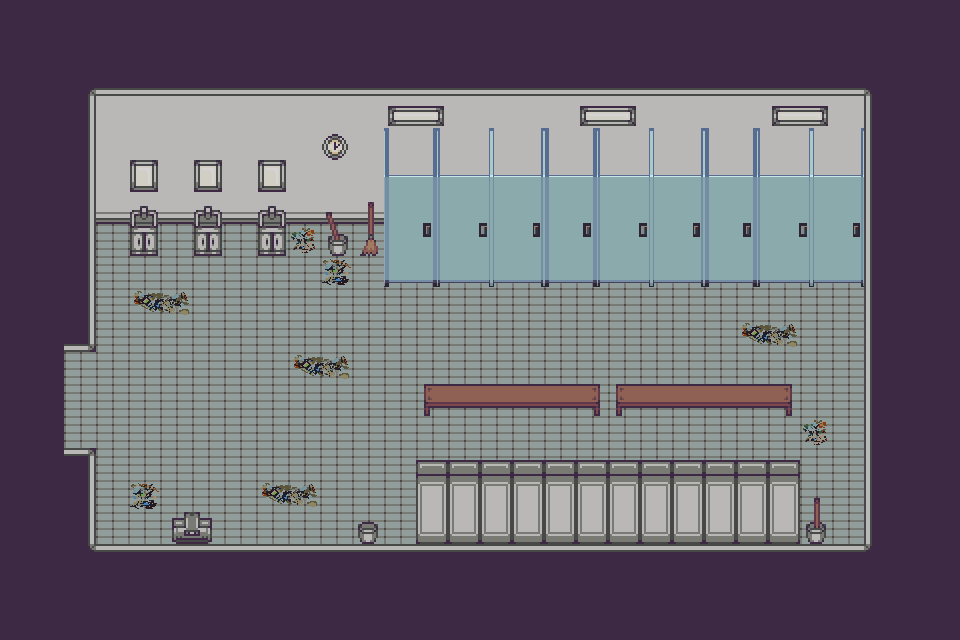

Rendered tile map (Tiled .tmx) drawn with the repository's tilesets; below, a short description and the map source with its tile grids summarised:
An orthogonal 30x20 tile map with 32x32 px tiles, 5 tile layers (FloorWall, Layout, Stall, Item, ...), 3 tilesets and 1 object (start).

<map version="1.9" tiledversion="1.9.2" orientation="orthogonal" renderorder="right-down" width="30" height="20" tilewidth="32" tileheight="32" infinite="0" nextlayerid="9" nextobjectid="3">
 <editorsettings>
  <export target="Toilet.tmj" format="json" />
 </editorsettings>
 <tileset firstgid="1" name="toiletstall" tilewidth="32" tileheight="32" tilecount="1024" columns="32">
  <image source="toiletstall.png" width="1024" height="1024" />
  <tile id="0">
   <properties>
    <property name="toilet" type="bool" value="true" />
   </properties>
  </tile>
  <tile id="1">
   <properties>
    <property name="toilet" type="bool" value="true" />
   </properties>
  </tile>
  <tile id="2">
   <properties>
    <property name="toilet" type="bool" value="true" />
   </properties>
  </tile>
  <tile id="3">
   <properties>
    <property name="toilet" type="bool" value="true" />
   </properties>
  </tile>
  <tile id="4">
   <properties>
    <property name="toilet" type="bool" value="true" />
   </properties>
  </tile>
  <tile id="5">
   <properties>
    <property name="toilet" type="bool" value="true" />
   </properties>
  </tile>
  <tile id="6">
   <properties>
    <property name="toilet" type="bool" value="true" />
   </properties>
  </tile>
  <tile id="32">
   <properties>
    <property name="toilet" type="bool" value="true" />
   </properties>
  </tile>
  <tile id="33">
   <properties>
    <property name="toilet" type="bool" value="true" />
   </properties>
  </tile>
  <tile id="34">
   <properties>
    <property name="toilet" type="bool" value="true" />
   </properties>
  </tile>
  <tile id="35">
   <properties>
    <property name="toilet" type="bool" value="true" />
   </properties>
  </tile>
  <tile id="36">
   <properties>
    <property name="toilet" type="bool" value="true" />
   </properties>
  </tile>
  <tile id="37">
   <properties>
    <property name="toilet" type="bool" value="true" />
   </properties>
  </tile>
  <tile id="38">
   <properties>
    <property name="toilet" type="bool" value="true" />
   </properties>
  </tile>
  <tile id="64">
   <properties>
    <property name="toilet" type="bool" value="true" />
   </properties>
  </tile>
  <tile id="65">
   <properties>
    <property name="toilet" type="bool" value="true" />
   </properties>
  </tile>
  <tile id="66">
   <properties>
    <property name="toilet" type="bool" value="true" />
   </properties>
  </tile>
  <tile id="67">
   <properties>
    <property name="toilet" type="bool" value="true" />
   </properties>
  </tile>
  <tile id="68">
   <properties>
    <property name="toilet" type="bool" value="true" />
   </properties>
  </tile>
  <tile id="69">
   <properties>
    <property name="toilet" type="bool" value="true" />
   </properties>
  </tile>
  <tile id="70">
   <properties>
    <property name="toilet" type="bool" value="true" />
   </properties>
  </tile>
  <tile id="96">
   <properties>
    <property name="toilet" type="bool" value="true" />
   </properties>
  </tile>
  <tile id="97">
   <properties>
    <property name="toilet" type="bool" value="true" />
   </properties>
  </tile>
  <tile id="98">
   <properties>
    <property name="toilet" type="bool" value="true" />
   </properties>
  </tile>
  <tile id="99">
   <properties>
    <property name="toilet" type="bool" value="true" />
   </properties>
  </tile>
  <tile id="100">
   <properties>
    <property name="toilet" type="bool" value="true" />
   </properties>
  </tile>
  <tile id="101">
   <properties>
    <property name="toilet" type="bool" value="true" />
   </properties>
  </tile>
  <tile id="102">
   <properties>
    <property name="toilet" type="bool" value="true" />
   </properties>
  </tile>
 </tileset>
 <tileset firstgid="1025" name="dirt" tilewidth="32" tileheight="32" tilecount="1024" columns="32">
  <image source="Dirt.png" width="1024" height="1024" />
 </tileset>
 <tileset firstgid="2049" name="tilests32x32" tilewidth="32" tileheight="32" tilecount="1100" columns="50">
  <image source="tilests32x32.png" width="1600" height="704" />
  <tile id="38">
   <properties>
    <property name="item" type="bool" value="true" />
   </properties>
  </tile>
  <tile id="39">
   <properties>
    <property name="item" type="bool" value="true" />
   </properties>
  </tile>
  <tile id="94">
   <properties>
    <property name="item" type="bool" value="true" />
   </properties>
  </tile>
  <tile id="255">
   <properties>
    <property name="wall" type="bool" value="true" />
   </properties>
  </tile>
  <tile id="293">
   <properties>
    <property name="item" type="bool" value="true" />
   </properties>
  </tile>
  <tile id="294">
   <properties>
    <property name="item" type="bool" value="true" />
   </properties>
  </tile>
  <tile id="295">
   <properties>
    <property name="item" type="bool" value="true" />
   </properties>
  </tile>
  <tile id="343">
   <properties>
    <property name="item" type="bool" value="true" />
   </properties>
  </tile>
  <tile id="396">
   <properties>
    <property name="item" type="bool" value="true" />
   </properties>
  </tile>
  <tile id="453">
   <properties>
    <property name="wall" type="bool" value="true" />
   </properties>
  </tile>
  <tile id="454">
   <properties>
    <property name="wall" type="bool" value="true" />
   </properties>
  </tile>
  <tile id="500">
   <properties>
    <property name="wall" type="bool" value="true" />
   </properties>
  </tile>
  <tile id="501">
   <properties>
    <property name="wall" type="bool" value="true" />
   </properties>
  </tile>
  <tile id="502">
   <properties>
    <property name="wall" type="bool" value="true" />
   </properties>
  </tile>
  <tile id="503">
   <properties>
    <property name="wall" type="bool" value="true" />
   </properties>
  </tile>
  <tile id="504">
   <properties>
    <property name="wall" type="bool" value="true" />
   </properties>
  </tile>
  <tile id="509">
   <properties>
    <property name="item" type="bool" value="true" />
   </properties>
  </tile>
  <tile id="550">
   <properties>
    <property name="wall" type="bool" value="true" />
   </properties>
  </tile>
  <tile id="552">
   <properties>
    <property name="wall" type="bool" value="true" />
   </properties>
  </tile>
  <tile id="559">
   <properties>
    <property name="item" type="bool" value="true" />
   </properties>
  </tile>
  <tile id="600">
   <properties>
    <property name="wall" type="bool" value="true" />
   </properties>
  </tile>
  <tile id="601">
   <properties>
    <property name="wall" type="bool" value="true" />
   </properties>
  </tile>
  <tile id="602">
   <properties>
    <property name="wall" type="bool" value="true" />
   </properties>
  </tile>
  <tile id="609">
   <properties>
    <property name="item" type="bool" value="true" />
   </properties>
  </tile>
  <tile id="1065">
   <properties>
    <property name="item" type="bool" value="true" />
   </properties>
  </tile>
  <tile id="1066">
   <properties>
    <property name="item" type="bool" value="true" />
   </properties>
  </tile>
  <tile id="1067">
   <properties>
    <property name="item" type="bool" value="true" />
   </properties>
  </tile>
 </tileset>
 <layer id="2" name="FloorWall" width="30" height="20">
  <data>[600 cells, 339 non-empty, 3 distinct tile ids]</data>
 </layer>
 <layer id="1" name="Layout" width="30" height="20">
  <data>[600 cells, 261 non-empty, 12 distinct tile ids]</data>
 </layer>
 <layer id="3" name="Stall" width="30" height="20">
  <data>[600 cells, 75 non-empty, 25 distinct tile ids]</data>
 </layer>
 <layer id="5" name="Item" width="30" height="20">
  <data>[600 cells, 73 non-empty, 21 distinct tile ids]</data>
 </layer>
 <layer id="6" name="Dirt" width="30" height="20">
  <data>[600 cells, 12 non-empty, 4 distinct tile ids]</data>
 </layer>
 <objectgroup id="7" name="objectLayer">
  <object id="2" name="start" x="831.936" y="304.349">
   <point />
  </object>
 </objectgroup>
</map>
